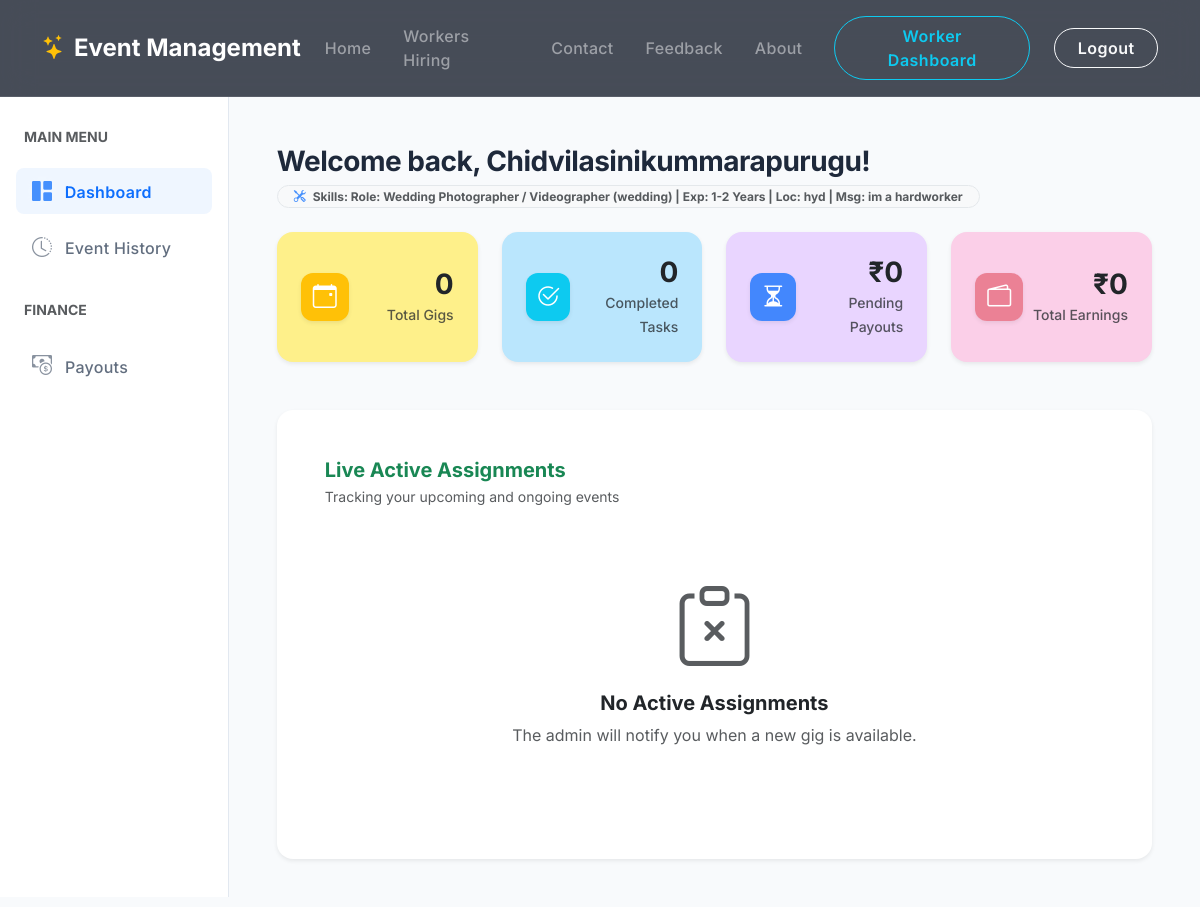
Page /worker-dashboard/ (signed in) on the committed database.
### careers/models.py (models this page shows)
class Worker(models.Model):
    user = models.OneToOneField(User, on_delete=models.CASCADE, null=True, blank=True, related_name='worker_profile')
    name = models.CharField(max_length=100)
    email = models.EmailField()
    phone = models.CharField(max_length=15)
    skills = models.TextField()
    is_approved = models.BooleanField(default=False)
    resume = models.FileField(upload_to='resumes/', null=True, blank=True)

### pages/views.py (the view)
# urls.py: path('worker-dashboard/', views.worker_dashboard, name='worker_dashboard'),
@login_required(login_url="login")
def worker_dashboard(request):
    if not hasattr(request.user, 'worker_profile') or not request.user.worker_profile.is_approved:
        messages.error(request, "You do not have access to the Worker Dashboard.")
        return redirect("dashboard")
    from event_services.models import WorkerAssignment
    from django.db.models import Sum
    worker = request.user.worker_profile
    assignments = WorkerAssignment.objects.filter(worker=worker).select_related('booking').order_by('-assigned_at')
    total_gigs = assignments.count()
    completed_gigs = assignments.filter(booking__status="Completed").count()
    pending_earnings_agg = assignments.filter(payment_status="Unpaid").aggregate(Sum('amount_due'))
    pending_earnings = pending_earnings_agg['amount_due__sum'] or 0
    total_earnings_agg = assignments.filter(payment_status="Paid").aggregate(Sum('amount_due'))
    total_earnings = total_earnings_agg['amount_due__sum'] or 0
    context = {
        "worker": worker,
        "assignments": assignments,
        "total_gigs": total_gigs,
        "completed_gigs": completed_gigs,
        "pending_earnings": pending_earnings,
        "total_earnings": total_earnings,
    }
    return render(request, "worker_dashboard.html", context)

### templates/worker_dashboard.html (shortened to what this page needs)
{% load static %}
<!DOCTYPE html>
<html lang="en">
<head>
    <link href="https://cdn.jsdelivr.net/npm/bootstrap@5.3.3/dist/css/bootstrap.min.css" rel="stylesheet">
    <link rel="stylesheet" href="https://cdn.jsdelivr.net/npm/bootstrap-icons@1.11.3/font/bootstrap-icons.min.css">
</head>
<body>
    {% include 'navbar.html' %}
    <div class="d-flex" style="min-height: 100vh;">
        <div class="sidebar d-none d-lg-flex flex-column py-4 px-3 sticky-top"
            style="height: calc(100vh - 72px); top: 72px; overflow-y: auto;">
            <div class="nav flex-column nav-pills gap-2" id="workerTabs" role="tablist" aria-orientation="vertical">
                <h6 class="text-muted small fw-bold text-uppercase px-2 mb-3 mt-2">Main Menu</h6>
                <button class="nav-link active text-start py-2 px-3" id="active-tab" data-bs-toggle="pill"
                    data-bs-target="#active-assignments" type="button" role="tab" aria-controls="active-assignments"
                    aria-selected="true"><i class="bi bi-grid-1x2-fill me-2 fs-5 opacity-75"></i> Dashboard</button>
                <button class="nav-link text-start py-2 px-3" id="history-tab" data-bs-toggle="pill"
                    data-bs-target="#completed-history" type="button" role="tab" aria-controls="completed-history"
                    aria-selected="false"><i class="bi bi-clock-history me-2 fs-5 opacity-75"></i> Event
                    History</button>
                <h6 class="text-muted small fw-bold text-uppercase px-2 mt-4 mb-3">Finance</h6>
                <button class="nav-link text-start py-2 px-3" id="earnings-tab" data-bs-toggle="pill"
                    data-bs-target="#payouts" type="button" role="tab" aria-controls="payouts" aria-selected="false"><i
                        class="bi bi-cash-coin me-2 fs-5 opacity-75"></i> Payouts</button>
            </div>
        </div>
        <div class="main-content flex-grow-1 p-3 p-lg-5 w-100">
            <div class="tab-content" id="workerTabsContent">
                <div class="tab-pane fade show active" id="active-assignments" role="tabpanel"
                    aria-labelledby="active-tab">
                    <h3 class="fw-bold mb-1 header-title">Welcome back, {{ worker.name|title }}!</h3>
                    <p class="mb-4 opacity-75 fs-6 text-muted">
                        <span class="badge bg-light text-dark border px-3 py-1 rounded-pill me-2"><i
                                class="bi bi-tools text-primary me-1"></i> Skills: {{ worker.skills }}</span>
                    </p>
                    <div class="row g-3 g-lg-4 mb-5">
                        <div class="col-sm-6 col-lg-3">
                            <div class="card border-0 rounded-4 shadow-sm h-100"
                                style="background-color: #fef08a; cursor: pointer;"
                                onclick="document.getElementById('active-tab').click();">
                                <div class="card-body p-4 d-flex align-items-center justify-content-between">
                                    <div class="bg-warning text-white color-card-icon shadow-sm">
                                        <i class="bi bi-calendar-event fs-4"></i>
                                    </div>
                                    <div class="text-end">
                                        <h3 class="fw-bold mb-0 text-dark">{{ total_gigs }}</h3>
                                        <small class="text-dark fw-medium text-opacity-75">Total Gigs</small>
                                    </div>
                                </div>
                            </div>
                        </div>
                        <div class="col-sm-6 col-lg-3">
                            <div class="card border-0 rounded-4 shadow-sm h-100"
                                style="background-color: #bae6fd; cursor: pointer;"
                                onclick="document.getElementById('history-tab').click();">
                                <div class="card-body p-4 d-flex align-items-center justify-content-between">
                                    <div class="bg-info text-white color-card-icon shadow-sm">
                                        <i class="bi bi-check2-circle fs-4"></i>
                                    </div>
                                    <div class="text-end">
                                        <h3 class="fw-bold mb-0 text-dark">{{ completed_gigs }}</h3>
                                        <small class="text-dark fw-medium text-opacity-75">Completed Tasks</small>
                                    </div>
                                </div>
                            </div>
                        </div>
                        <div class="col-sm-6 col-lg-3">
                            <div class="card border-0 rounded-4 shadow-sm h-100"
                                style="background-color: #e9d5ff; cursor: pointer;"
                                onclick="document.getElementById('earnings-tab').click();">
                                <div class="card-body p-4 d-flex align-items-center justify-content-between">
                                    <div class="bg-primary bg-opacity-75 text-white color-card-icon shadow-sm">
                                        <i class="bi bi-hourglass-split fs-4"></i>
                                    </div>
                                    <div class="text-end">
                                        <h3 class="fw-bold mb-0 text-dark">₹{{ pending_earnings }}</h3>
                                        <small class="text-dark fw-medium text-opacity-75">Pending Payouts</small>
                                    </div>
                                </div>
                            </div>
                        </div>
                        <div class="col-sm-6 col-lg-3">
                            <div class="card border-0 rounded-4 shadow-sm h-100"
                                style="background-color: #fbcfe8; cursor: pointer;"
                                onclick="document.getElementById('earnings-tab').click();">
                                <div class="card-body p-4 d-flex align-items-center justify-content-between">
                                    <div class="bg-danger bg-opacity-50 text-white color-card-icon shadow-sm">
                                        <i class="bi bi-wallet2 fs-4"></i>
                                    </div>
                                    <div class="text-end">
                                        <h3 class="fw-bold mb-0 text-dark">₹{{ total_earnings }}</h3>
                                        <small class="text-dark fw-medium text-opacity-75">Total Earnings</small>
                                    </div>
                                </div>
                            </div>
                        </div>
                    </div>
                    <div class="card bg-white border-0 shadow-sm" style="border-radius: 16px;">
                        <div class="card-body p-4 p-lg-5">
                            <div class="mb-4">
                                <h5 class="fw-bold text-success mb-1">Live Active Assignments</h5>
                                <p class="text-muted small">Tracking your upcoming and ongoing events</p>
                            </div>
                            {% if assignments %}
                            <div class="table-responsive">
                                <table class="table table-hover align-middle mb-0">
                                    <thead class="table-light sticky-top" style="z-index: 1;">
                                        <tr>
                                            <th>Assignment Details</th>
                                            <th>Event Date</th>
                                            <th>My Role</th>
                                            <th>Amount Due</th>
                                            <th>Payment Status</th>
                                            <th>Event Status</th>
                                        </tr>
                                    </thead>
                                    <tbody>
                                        {% for assignment in assignments %}
                                        {% if assignment.booking.status != 'Completed' %}
                                        <tr>
                                            <td>
                                                <div class="d-flex align-items-center">
                                                    <div class="bg-light rounded p-2 me-3 text-center border"
                                                        style="width: 50px;">
                                                        <i class="bi bi-calendar-event fs-5 text-primary"></i>
                                                    </div>
                                                    <div>
                                                        <div class="fw-bold text-dark">
                                                            {% if assignment.booking.service %}
                                                            {{ assignment.booking.service.title }}
                                                            {% else %}
                                                            {{ assignment.booking.event_name|default:"Custom Event" }}
                                                            {% endif %}
                                                        </div>
                                                        <div class="small text-muted">Booking #{{ assignment.booking.id
                                                            }}</div>
                                                    </div>
                                                </div>
                                            </td>
                                            <td><strong>{{ assignment.booking.event_date|date:"M d, Y" }}</strong></td>
                                            <td>
                                                <span
                                                    class="badge bg-secondary bg-opacity-10 text-secondary border px-3 py-2 rounded-pill shadow-sm">
                                                    <i class="bi bi-person-workspace me-1"></i> {{ assignment.role }}
                                                </span>
                                            </td>
                                            <td class="fw-bold text-dark fs-6">₹{{ assignment.amount_due }}</td>
                                            <td>
                                                {% if assignment.payment_status == 'Unpaid' %}
                                                <span class="badge bg-danger rounded-pill px-3"><i
                                                        class="bi bi-x-circle me-1"></i> Unpaid</span>
                                                {% elif assignment.payment_status == 'Paid' %}
                                                <span class="badge bg-success rounded-pill px-3"><i
                                                        class="bi bi-check-all me-1"></i> Paid</span>
                                                {% endif %}
                                            </td>
                                            <td>
                                                {% if assignment.booking.status == 'Pending' %}
                                                <span class="badge bg-warning text-dark status-badge rounded-pill"><i
                                                        class="bi bi-hourglass-split me-1"></i> Pending</span>
                                                {% elif assignment.booking.status == 'Confirmed' %}
                                                <span class="badge bg-primary status-badge rounded-pill"><i
                                                        class="bi bi-check-circle me-1"></i> Active</span>
                                                {% else %}
                                                <span class="badge bg-secondary status-badge rounded-pill"><i
                                                        class="bi bi-x-circle me-1"></i> {{ assignment.booking.status
                                                    }}</span>
                                                {% endif %}
                                            </td>
                                        </tr>
                                        {% endif %}
                                        {% endfor %}
                                    </tbody>
                                </table>
                            </div>
                            {% else %}
                            <div class="text-center py-5">
                                <div class="display-1 text-muted mb-3"><i class="bi bi-clipboard-x"></i></div>
                                <h5 class="fw-bold">No Active Assignments</h5>
                                <p class="text-muted">The admin will notify you when a new gig is available.</p>
                            </div>
                            {% endif %}
                        </div>
                    </div>
                </div>
            </div>
        </div>
    </div>
</body>
</html>

### templates/worker_dashboard.html (style rules this page uses)
body { font-family: 'Inter', sans-serif; background-color: #f8fafc; color: #0f172a; }
.sidebar { width: 280px; min-height: 100vh; background: #ffffff; border-right: 1px solid #e2e8f0; }
.sidebar .nav-link { color: #475569; font-weight: 500; border-radius: 8px; transition: all 0.2s ease; }
.sidebar .nav-link.active { background-color: #eff6ff !important; color: #0d6efd !important; font-weight: 600; box-shadow: none !important; }
.main-content { background-color: #f8fafc; }
.header-title { color: #1e293b; letter-spacing: -0.5px; }
.color-card-icon { width: 48px; height: 48px; border-radius: 12px; display: flex; justify-content: center; align-items: center; }

### templates/navbar.html (style rules this page uses)
.nav-link { font-weight: 500; letter-spacing: 0.3px; opacity: 0.85; transition: 0.3s ease; }
.nav-link:hover, .nav-link.active { opacity: 1; color: #fff !important; transform: translateY(-2px); text-shadow: 0 0 10px rgba(255, 255, 255, 0.3); }

### rows in the picture
Worker: name "Chidvilasinikummarapurugu", skills "Role: Wedding Photographer / Videographer (wedding) | Exp: 1-2 Years | Loc: hyd | Msg: im a hardworker"

### other values in the picture
{{ total_gigs }} "0"
{{ completed_gigs }} "0"
{{ pending_earnings }} "0"
{{ total_earnings }} "0"
